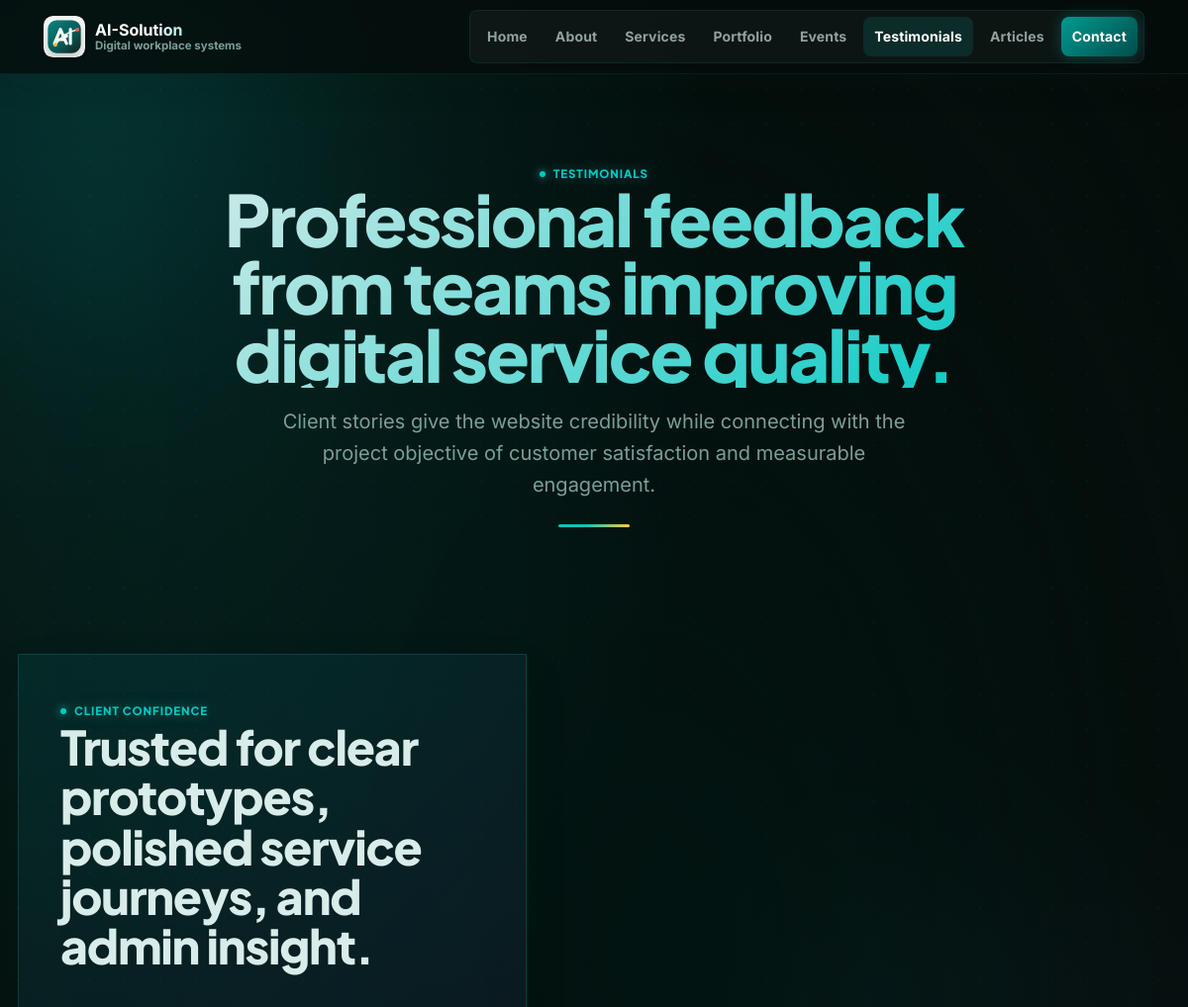
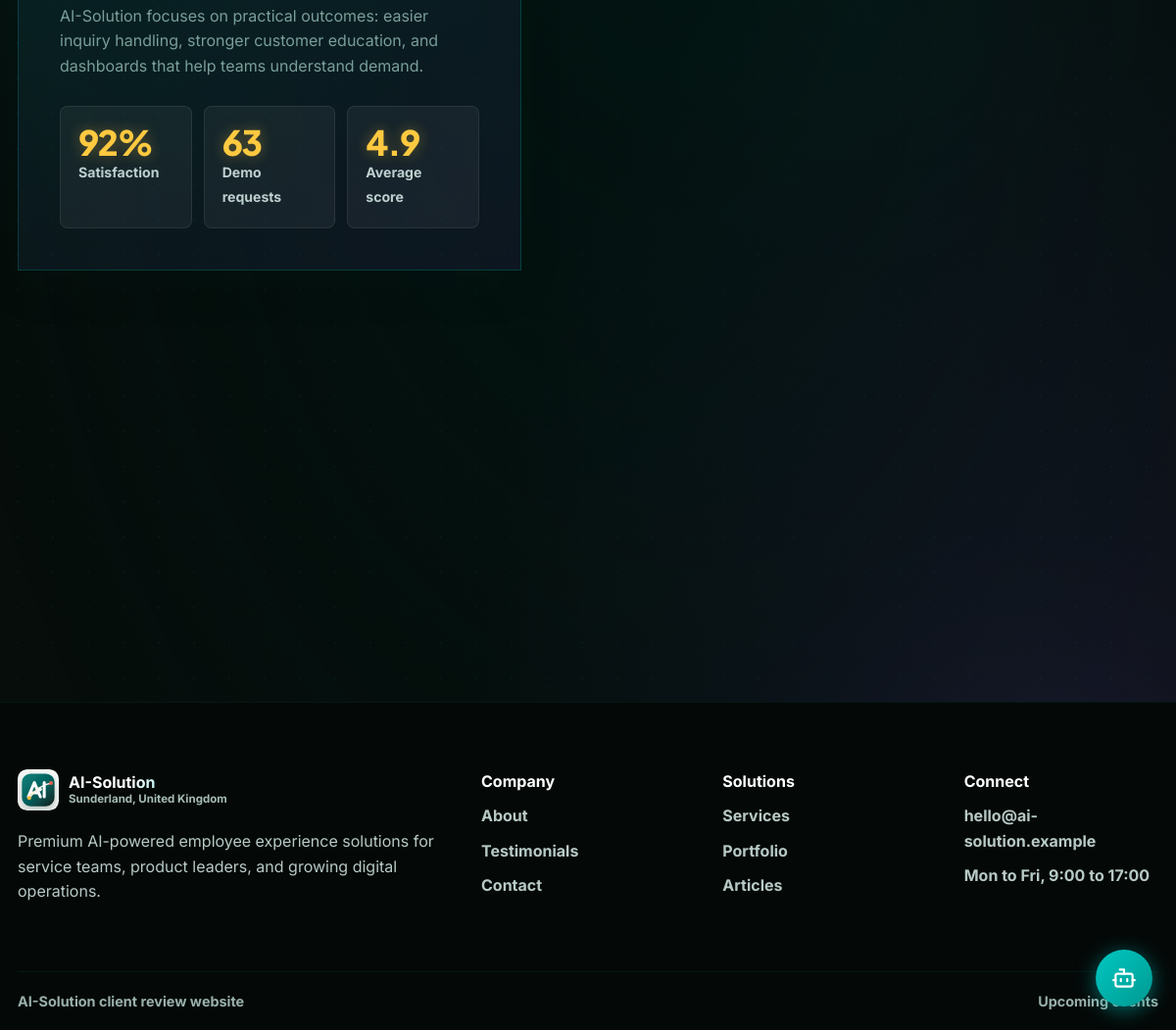
Page /testimonials/ on the committed database (2 pictures, top to bottom).
### website/models.py (models this page shows, shortened)
class SiteSetting(models.Model):
    brand_name = models.CharField(max_length=80, default="AI-Solution")
    brand_tagline = models.CharField(
        max_length=120, default="Digital workplace systems"
    )
    footer_summary = models.TextField(
        default="Premium AI-powered employee experience solutions for service teams, product leaders, and growing digital operations."
    )
    location = models.CharField(max_length=160, default="Sunderland, United Kingdom")
    contact_email = models.EmailField(default="hello@ai-solution.example")
    opening_hours = models.CharField(max_length=120, default="Mon to Fri, 9:00 to 17:00")
    home_eyebrow = models.CharField(
        max_length=120, default="AI workplace systems from Sunderland"
    )
    home_title = models.CharField(max_length=140, default="AI-Solution")
    home_summary = models.TextField(
        default="AI-powered employee experience tools for faster answers, smarter service discovery, and measurable customer engagement."
    )
    home_hero_image = models.ImageField(upload_to="site/", blank=True)
    home_feature_eyebrow = models.CharField(
        max_length=120, default="Digital workplace focus"
    )
    home_feature_title = models.CharField(
        max_length=180,
        default="Built around customer inquiry, service clarity, and admin insight.",
    )
    operating_eyebrow = models.CharField(max_length=120, default="Operating focus")
    operating_title = models.CharField(
        max_length=180,
        default="One connected experience for prospects, customers, and internal teams.",
    )
    operating_summary = models.TextField(
        default="Service information, customer inquiries, demo interest, events, portfolio evidence, and content insights are brought together through a clean web experience."
    )
    operating_image = models.ImageField(upload_to="site/", blank=True)
    cta_eyebrow = models.CharField(max_length=120, default="Ready for client review")
    cta_title = models.CharField(
        max_length=180, default="Book a demo or send an inquiry through the website flow."
    )
    cta_button_text = models.CharField(max_length=80, default="Contact AI-Solution")
    home_services_eyebrow = models.CharField(max_length=120, default="Services preview")
    home_services_title = models.CharField(
        max_length=180, default="Practical AI services for growing teams."
    )
    testimonial_eyebrow = models.CharField(max_length=120, default="Client confidence")
    testimonial_title = models.CharField(
        max_length=180,
        default="Trusted for clear prototypes, polished service journeys, and admin insight.",
    )
    testimonial_summary = models.TextField(
        default="AI-Solution focuses on practical outcomes: easier inquiry handling, stronger customer education, and dashboards that help teams understand demand."
    )
    class Meta:
        verbose_name = "site setting"
        verbose_name_plural = "site settings"

class PageContent(models.Model):
    PAGE_CHOICES = [
        ("about", "About"),
        ("services", "Services"),
        ("portfolio", "Portfolio"),
        ("events", "Events"),
        ("testimonials", "Testimonials"),
        ("articles", "Articles"),
        ("contact", "Contact"),
    ]
    page = models.CharField(max_length=40, choices=PAGE_CHOICES, unique=True)
    eyebrow = models.CharField(max_length=120)
    title = models.CharField(max_length=220)
    summary = models.TextField()
    image = models.ImageField(upload_to="pages/", blank=True)
    secondary_image = models.ImageField(upload_to="pages/", blank=True)
    body_eyebrow = models.CharField(max_length=120, blank=True)
    body_title = models.CharField(max_length=220, blank=True)
    body_summary = models.TextField(blank=True)
    secondary_eyebrow = models.CharField(max_length=120, blank=True)
    secondary_title = models.CharField(max_length=220, blank=True)
    class Meta:
        ordering = ["page"]
        verbose_name = "page content"
        verbose_name_plural = "page content"

class PublishableModel(models.Model):
    is_published = models.BooleanField(default=True)
    sort_order = models.PositiveIntegerField(default=0)
    created_at = models.DateTimeField(auto_now_add=True)
    updated_at = models.DateTimeField(auto_now=True)
    class Meta:
        abstract = True
        ordering = ["sort_order", "title"]

class Metric(PublishableModel):
    AREA_CHOICES = [
        ("home_operating", "Home operating metrics"),
        ("testimonial_showcase", "Testimonial showcase metrics"),
    ]
    area = models.CharField(max_length=40, choices=AREA_CHOICES)
    value = models.CharField(max_length=40)
    label = models.CharField(max_length=120)
    title = models.CharField(max_length=140, default="Metric")
    class Meta:
        ordering = ["sort_order", "title"]
        verbose_name = "metric"
        verbose_name_plural = "metrics"

### website/views.py (the view)
# urls.py: path("testimonials/", views.testimonials, name="testimonials"),
def testimonials(request):
    return render(
        request,
        "website/testimonials.html",
        {
            "active_page": "testimonials",
            "page": page_content("testimonials"),
            "testimonial_metrics": published(Metric).filter(area="testimonial_showcase"),
            "testimonials": published(Testimonial),
        },
    )

### website/context_processors.py (called while the page is built)
def site_settings(request):
    try:
        settings = SiteSetting.objects.first() or DEFAULT_SITE_SETTINGS
    except (OperationalError, ProgrammingError):
        settings = DEFAULT_SITE_SETTINGS
    return {"site_settings": settings}

def admin_dashboard(request):
    if request.path.rstrip("/") != "/admin":
        return {}
    try:
        data = build_admin_dashboard()
    except (OperationalError, ProgrammingError):
        data = empty_admin_dashboard()
    return {"admin_dashboard": data}

### website/views.py (called while the page is built)
def page_content(page):
    try:
        return PageContent.objects.filter(page=page).first()
    except (OperationalError, ProgrammingError):
        return None

def published(model):
    try:
        return model.objects.filter(is_published=True)
    except (OperationalError, ProgrammingError):
        return model.objects.none()

### website/templates/website/testimonials.html (shortened to what this page needs)
{% extends "website/base.html" %}
{% block content %}
<section class="page-title premium-title centered-title">
  <span class="eyebrow">{{ page.eyebrow }}</span>
  <h1>{{ page.title }}</h1>
  <p>{{ page.summary }}</p>
</section>
<section class="section testimonial-showcase">
  <article class="testimonial-feature premium-card">
    <span class="eyebrow">{{ site_settings.testimonial_eyebrow }}</span>
    <h2>{{ site_settings.testimonial_title }}</h2>
    <p>{{ site_settings.testimonial_summary }}</p>
    <div class="metric-row">
      {% for metric in testimonial_metrics %}
        <div><strong>{{ metric.value }}</strong><span>{{ metric.label }}</span></div>
      {% endfor %}
    </div>
  </article>
  <div class="testimonial-grid premium-testimonials">
  </div>
</section>
{% endblock %}

### website/templates/website/base.html (shortened to what this page needs)
{% load static %}
<!DOCTYPE html>
<html lang="en">
<head>
  <link rel="stylesheet" href="{% static 'css/styles.css' %}">
</head>
<body>
  <div class="ai-background" aria-hidden="true">
    <div class="ai-orb ai-orb-1"></div>
    <div class="ai-orb ai-orb-3"></div>
  </div>
  <header class="site-header" data-header>
    <div class="header-inner">
      <a class="brand" href="{% url 'website:home' %}" aria-label="{{ site_settings.brand_name }} home">
        <img class="brand-mark" src="{% static 'img/logo-mark.svg' %}" alt="" width="42" height="42">
        <span class="brand-copy"><strong>{{ site_settings.brand_name }}</strong><small>{{ site_settings.brand_tagline }}</small></span>
      </a>
      <nav class="site-nav" data-nav>
        <a class="{% if active_page == 'home' %}active{% endif %}" href="{% url 'website:home' %}">Home</a>
        <a class="{% if active_page == 'about' %}active{% endif %}" href="{% url 'website:about' %}">About</a>
        <a class="{% if active_page == 'services' %}active{% endif %}" href="{% url 'website:services' %}">Services</a>
        <a class="{% if active_page == 'portfolio' %}active{% endif %}" href="{% url 'website:portfolio' %}">Portfolio</a>
        <a class="{% if active_page == 'events' %}active{% endif %}" href="{% url 'website:events' %}">Events</a>
        <a class="{% if active_page == 'testimonials' %}active{% endif %}" href="{% url 'website:testimonials' %}">Testimonials</a>
        <a class="{% if active_page == 'articles' %}active{% endif %}" href="{% url 'website:articles' %}">Articles</a>
        <a class="nav-admin {% if active_page == 'contact' %}active{% endif %}" href="{% url 'website:contact' %}">Contact</a>
      </nav>
    </div>
  </header>
  <main>
    {% block content %}{% endblock %}
  </main>
  <footer class="site-footer">
    <div class="footer-grid">
      <div class="footer-company">
        <a class="brand footer-brand" href="{% url 'website:home' %}">
          <img class="brand-mark" src="{% static 'img/logo-mark.svg' %}" alt="" width="42" height="42">
          <span class="brand-copy"><strong>{{ site_settings.brand_name }}</strong><small>{{ site_settings.location }}</small></span>
        </a>
        <p>{{ site_settings.footer_summary }}</p>
      </div>
      <div class="footer-column">
        <strong>Company</strong>
        <a href="{% url 'website:about' %}">About</a>
        <a href="{% url 'website:testimonials' %}">Testimonials</a>
        <a href="{% url 'website:contact' %}">Contact</a>
      </div>
      <div class="footer-column">
        <strong>Solutions</strong>
        <a href="{% url 'website:services' %}">Services</a>
        <a href="{% url 'website:portfolio' %}">Portfolio</a>
        <a href="{% url 'website:articles' %}">Articles</a>
      </div>
      <div class="footer-column">
        <strong>Connect</strong>
        <span>{{ site_settings.contact_email }}</span>
        <span>{{ site_settings.opening_hours }}</span>
      </div>
    </div>
    <div class="footer-bottom">
      <span>{{ site_settings.brand_name }} client review website</span>
      <a href="{% url 'website:events' %}">Upcoming events</a>
    </div>
  </footer>
  <div id="cb-wrap">
    <button id="cb-btn" aria-label="Open AI chat assistant" title="Ask our AI assistant">
    </button>
  </div>
</body>
</html>

### website/templates/website/base.html (style rules this page uses)
#cb-wrap { position: fixed; bottom: 24px; right: 24px; z-index: 9999; font-family: "Inter", Arial, sans-serif; }
#cb-btn { width: 58px; height: 58px; border-radius: 50%; border: none; background: linear-gradient(135deg, #00c8c2, #009990); color: #fff; cursor: pointer; display: flex; align-items: center; justify-content: center; box-shadow: 0 4px 20px rgba(0,200,194,0.5); transition: transform 0.2s, box-shadow 0.2s; margin-left: auto; }

### rows in the picture
SiteSetting: brand_name "AI-Solution", brand_tagline "Digital workplace systems", testimonial_eyebrow "CLIENT CONFIDENCE", testimonial_title "Trusted for clear prototypes, polished service journeys, and admin insight.", testimonial_summary "AI-Solution focuses on practical outcomes: easier inquiry handling, stronger customer education, and dashboards that help teams understand demand.", location "Sunderland, United Kingdom", footer_summary "Premium AI-powered employee experience solutions for service teams, product leaders, and growing digital operations.", contact_email "hello@ai-solution.example", opening_hours "Mon to Fri, 9:00 to 17:00"
PageContent: eyebrow "TESTIMONIALS", title "Professional feedback from teams improving digital service quality.", summary "Client stories give the website credibility while connecting with the project objective of customer satisfaction and measurable engagement."
Metric: value "92%", label "Satisfaction"
Metric: value "63", label "Demo requests"
Metric: value "4.9", label "Average score"
